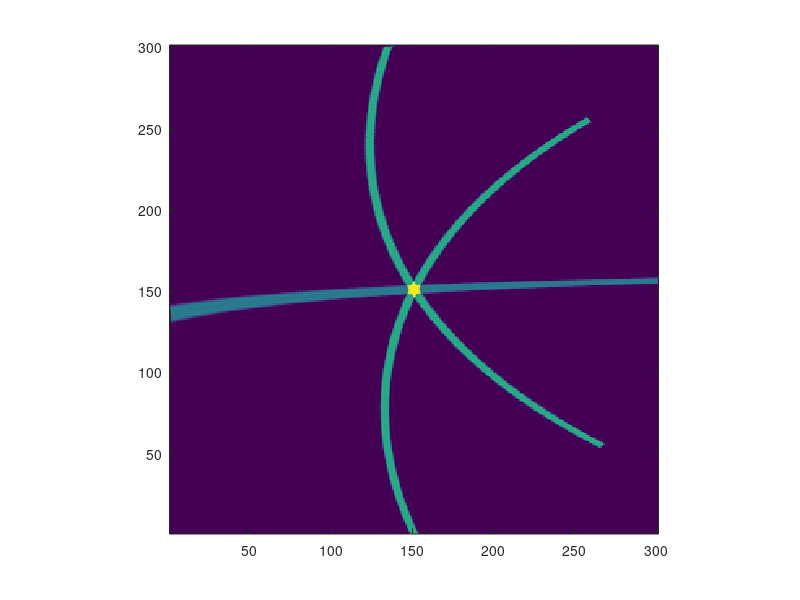

Here is the MATLAB script that generated this plot:
clear
clf
Nrotors = 6;
x = linspace(-1,1,301);
Npix = length(x);
[xg yg] = meshgrid(x,x);
f = zeros(size(xg));
midpoint = round((Npix-1)/2)+1;
rad = 2;
f(midpoint:end,midpoint-rad:midpoint+rad) = 1;

for n = 2:Nrotors
    f = f + imrotate(f,n*360/Nrotors,'bicubic','crop');
end

rps = 5;
omega = 2*pi*rps;
pixps = 1e4;
sperpix = 1/pixps;



for n = 1:Npix
    t = (n-1)*sperpix;
    theta = omega*t;
    Rf = imrotate(f,theta*180/pi,'bicubic','crop');
    I(n,:) = Rf(n,:);
    n
end

imagesc(I)
axis image xy
caxis([0 10])